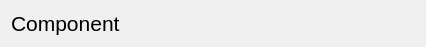
<?xml version="1.0" encoding="UTF-8"?>
<ui version="4.0">
 <class>Form</class>
 <widget class="QWidget" name="Form">
  <property name="geometry">
   <rect>
    <x>0</x>
    <y>0</y>
    <width>426</width>
    <height>44</height>
   </rect>
  </property>
  <property name="windowTitle">
   <string>Form</string>
  </property>
  <layout class="QVBoxLayout" name="verticalLayout">
   <item>
    <widget class="QLabel" name="component_name_title">
     <property name="font">
      <font>
       <pointsize>16</pointsize>
      </font>
     </property>
     <property name="text">
      <string>Component</string>
     </property>
    </widget>
   </item>
  </layout>
 </widget>
 <resources/>
 <connections/>
</ui>
